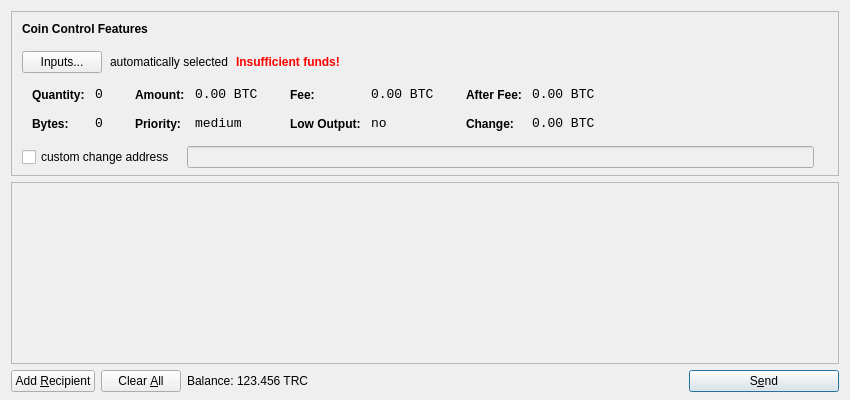
<?xml version="1.0" encoding="UTF-8"?>
<ui version="4.0">
 <class>SendCoinsDialog</class>
 <widget class="QDialog" name="SendCoinsDialog">
  <property name="geometry">
   <rect>
    <x>0</x>
    <y>0</y>
    <width>850</width>
    <height>400</height>
   </rect>
  </property>
  <property name="windowTitle">
   <string>Send Coins</string>
  </property>
  <layout class="QVBoxLayout" name="verticalLayout" stretch="0,1,0">
   <property name="bottomMargin">
    <number>8</number>
   </property>
   <item>
    <widget class="QFrame" name="frameCoinControl">
     <property name="sizePolicy">
      <sizepolicy hsizetype="Expanding" vsizetype="Expanding">
       <horstretch>0</horstretch>
       <verstretch>0</verstretch>
      </sizepolicy>
     </property>
     <property name="maximumSize">
      <size>
       <width>16777215</width>
       <height>16777215</height>
      </size>
     </property>
     <property name="frameShape">
      <enum>QFrame::StyledPanel</enum>
     </property>
     <property name="frameShadow">
      <enum>QFrame::Sunken</enum>
     </property>
     <layout class="QVBoxLayout" name="verticalLayoutCoinControl2">
      <property name="spacing">
       <number>-1</number>
      </property>
      <property name="leftMargin">
       <number>0</number>
      </property>
      <property name="topMargin">
       <number>0</number>
      </property>
      <property name="rightMargin">
       <number>0</number>
      </property>
      <property name="bottomMargin">
       <number>6</number>
      </property>
      <item>
       <layout class="QVBoxLayout" name="verticalLayoutCoinControl" stretch="0,0,0,0,1">
        <property name="spacing">
         <number>0</number>
        </property>
        <property name="leftMargin">
         <number>10</number>
        </property>
        <property name="topMargin">
         <number>10</number>
        </property>
        <item>
         <layout class="QHBoxLayout" name="horizontalLayoutCoinControl1">
          <property name="bottomMargin">
           <number>15</number>
          </property>
          <item>
           <widget class="QLabel" name="labelCoinControlFeatures">
            <property name="sizePolicy">
             <sizepolicy hsizetype="Preferred" vsizetype="Maximum">
              <horstretch>0</horstretch>
              <verstretch>0</verstretch>
             </sizepolicy>
            </property>
            <property name="font">
             <font>
              <weight>75</weight>
              <bold>true</bold>
             </font>
            </property>
            <property name="styleSheet">
             <string notr="true">font-weight:bold;</string>
            </property>
            <property name="text">
             <string>Coin Control Features</string>
            </property>
           </widget>
          </item>
         </layout>
        </item>
        <item>
         <layout class="QHBoxLayout" name="horizontalLayoutCoinControl2" stretch="0,0,0,0">
          <property name="spacing">
           <number>8</number>
          </property>
          <property name="bottomMargin">
           <number>10</number>
          </property>
          <item>
           <widget class="QPushButton" name="pushButtonCoinControl">
            <property name="styleSheet">
             <string notr="true"/>
            </property>
            <property name="text">
             <string>Inputs...</string>
            </property>
           </widget>
          </item>
          <item>
           <widget class="QLabel" name="labelCoinControlAutomaticallySelected">
            <property name="text">
             <string>automatically selected</string>
            </property>
            <property name="margin">
             <number>5</number>
            </property>
           </widget>
          </item>
          <item>
           <widget class="QLabel" name="labelCoinControlInsuffFunds">
            <property name="font">
             <font>
              <weight>75</weight>
              <bold>true</bold>
             </font>
            </property>
            <property name="styleSheet">
             <string notr="true">color:red;font-weight:bold;</string>
            </property>
            <property name="text">
             <string>Insufficient funds!</string>
            </property>
            <property name="margin">
             <number>5</number>
            </property>
           </widget>
          </item>
          <item>
           <spacer name="horizontalSpacerCoinControl">
            <property name="orientation">
             <enum>Qt::Horizontal</enum>
            </property>
            <property name="sizeHint" stdset="0">
             <size>
              <width>40</width>
              <height>1</height>
             </size>
            </property>
           </spacer>
          </item>
         </layout>
        </item>
        <item>
         <widget class="QWidget" name="widgetCoinControl" native="true">
          <property name="sizePolicy">
           <sizepolicy hsizetype="Preferred" vsizetype="Preferred">
            <horstretch>0</horstretch>
            <verstretch>0</verstretch>
           </sizepolicy>
          </property>
          <property name="minimumSize">
           <size>
            <width>0</width>
            <height>0</height>
           </size>
          </property>
          <property name="styleSheet">
           <string notr="true"/>
          </property>
          <layout class="QHBoxLayout" name="horizontalLayoutCoinControl5">
           <property name="margin">
            <number>0</number>
           </property>
           <item>
            <layout class="QHBoxLayout" name="horizontalLayoutCoinControl3" stretch="0,0,0,1">
             <property name="spacing">
              <number>20</number>
             </property>
             <property name="topMargin">
              <number>0</number>
             </property>
             <property name="bottomMargin">
              <number>10</number>
             </property>
             <item>
              <layout class="QFormLayout" name="formLayoutCoinControl1">
               <property name="horizontalSpacing">
                <number>10</number>
               </property>
               <property name="verticalSpacing">
                <number>14</number>
               </property>
               <property name="leftMargin">
                <number>10</number>
               </property>
               <property name="topMargin">
                <number>4</number>
               </property>
               <property name="rightMargin">
                <number>6</number>
               </property>
               <item row="0" column="0">
                <widget class="QLabel" name="labelCoinControlQuantityText">
                 <property name="styleSheet">
                  <string notr="true">font-weight:bold;</string>
                 </property>
                 <property name="text">
                  <string>Quantity:</string>
                 </property>
                 <property name="margin">
                  <number>0</number>
                 </property>
                </widget>
               </item>
               <item row="0" column="1">
                <widget class="QLabel" name="labelCoinControlQuantity">
                 <property name="font">
                  <font>
                   <family>Monospace</family>
                   <pointsize>10</pointsize>
                  </font>
                 </property>
                 <property name="cursor">
                  <cursorShape>IBeamCursor</cursorShape>
                 </property>
                 <property name="contextMenuPolicy">
                  <enum>Qt::ActionsContextMenu</enum>
                 </property>
                 <property name="text">
                  <string notr="true">0</string>
                 </property>
                 <property name="margin">
                  <number>0</number>
                 </property>
                 <property name="textInteractionFlags">
                  <set>Qt::LinksAccessibleByMouse|Qt::TextSelectableByKeyboard|Qt::TextSelectableByMouse</set>
                 </property>
                </widget>
               </item>
               <item row="1" column="0">
                <widget class="QLabel" name="labelCoinControlBytesText">
                 <property name="styleSheet">
                  <string notr="true">font-weight:bold;</string>
                 </property>
                 <property name="text">
                  <string>Bytes:</string>
                 </property>
                </widget>
               </item>
               <item row="1" column="1">
                <widget class="QLabel" name="labelCoinControlBytes">
                 <property name="font">
                  <font>
                   <family>Monospace</family>
                   <pointsize>10</pointsize>
                  </font>
                 </property>
                 <property name="cursor">
                  <cursorShape>IBeamCursor</cursorShape>
                 </property>
                 <property name="contextMenuPolicy">
                  <enum>Qt::ActionsContextMenu</enum>
                 </property>
                 <property name="text">
                  <string notr="true">0</string>
                 </property>
                 <property name="textInteractionFlags">
                  <set>Qt::LinksAccessibleByMouse|Qt::TextSelectableByKeyboard|Qt::TextSelectableByMouse</set>
                 </property>
                </widget>
               </item>
              </layout>
             </item>
             <item>
              <layout class="QFormLayout" name="formLayoutCoinControl2">
               <property name="horizontalSpacing">
                <number>10</number>
               </property>
               <property name="verticalSpacing">
                <number>14</number>
               </property>
               <property name="leftMargin">
                <number>6</number>
               </property>
               <property name="topMargin">
                <number>4</number>
               </property>
               <property name="rightMargin">
                <number>6</number>
               </property>
               <item row="0" column="0">
                <widget class="QLabel" name="labelCoinControlAmountText">
                 <property name="styleSheet">
                  <string notr="true">font-weight:bold;</string>
                 </property>
                 <property name="text">
                  <string>Amount:</string>
                 </property>
                 <property name="margin">
                  <number>0</number>
                 </property>
                </widget>
               </item>
               <item row="0" column="1">
                <widget class="QLabel" name="labelCoinControlAmount">
                 <property name="font">
                  <font>
                   <family>Monospace</family>
                   <pointsize>10</pointsize>
                  </font>
                 </property>
                 <property name="cursor">
                  <cursorShape>IBeamCursor</cursorShape>
                 </property>
                 <property name="contextMenuPolicy">
                  <enum>Qt::ActionsContextMenu</enum>
                 </property>
                 <property name="text">
                  <string notr="true">0.00 BTC</string>
                 </property>
                 <property name="textInteractionFlags">
                  <set>Qt::LinksAccessibleByMouse|Qt::TextSelectableByKeyboard|Qt::TextSelectableByMouse</set>
                 </property>
                </widget>
               </item>
               <item row="1" column="0">
                <widget class="QLabel" name="labelCoinControlPriorityText">
                 <property name="styleSheet">
                  <string notr="true">font-weight:bold;</string>
                 </property>
                 <property name="text">
                  <string>Priority:</string>
                 </property>
                </widget>
               </item>
               <item row="1" column="1">
                <widget class="QLabel" name="labelCoinControlPriority">
                 <property name="font">
                  <font>
                   <family>Monospace</family>
                   <pointsize>10</pointsize>
                  </font>
                 </property>
                 <property name="cursor">
                  <cursorShape>IBeamCursor</cursorShape>
                 </property>
                 <property name="contextMenuPolicy">
                  <enum>Qt::ActionsContextMenu</enum>
                 </property>
                 <property name="text">
                  <string>medium</string>
                 </property>
                 <property name="textInteractionFlags">
                  <set>Qt::LinksAccessibleByMouse|Qt::TextSelectableByKeyboard|Qt::TextSelectableByMouse</set>
                 </property>
                </widget>
               </item>
              </layout>
             </item>
             <item>
              <layout class="QFormLayout" name="formLayoutCoinControl3">
               <property name="horizontalSpacing">
                <number>10</number>
               </property>
               <property name="verticalSpacing">
                <number>14</number>
               </property>
               <property name="leftMargin">
                <number>6</number>
               </property>
               <property name="topMargin">
                <number>4</number>
               </property>
               <property name="rightMargin">
                <number>6</number>
               </property>
               <item row="0" column="0">
                <widget class="QLabel" name="labelCoinControlFeeText">
                 <property name="styleSheet">
                  <string notr="true">font-weight:bold;</string>
                 </property>
                 <property name="text">
                  <string>Fee:</string>
                 </property>
                 <property name="margin">
                  <number>0</number>
                 </property>
                </widget>
               </item>
               <item row="0" column="1">
                <widget class="QLabel" name="labelCoinControlFee">
                 <property name="font">
                  <font>
                   <family>Monospace</family>
                   <pointsize>10</pointsize>
                  </font>
                 </property>
                 <property name="cursor">
                  <cursorShape>IBeamCursor</cursorShape>
                 </property>
                 <property name="contextMenuPolicy">
                  <enum>Qt::ActionsContextMenu</enum>
                 </property>
                 <property name="text">
                  <string notr="true">0.00 BTC</string>
                 </property>
                 <property name="textInteractionFlags">
                  <set>Qt::LinksAccessibleByMouse|Qt::TextSelectableByKeyboard|Qt::TextSelectableByMouse</set>
                 </property>
                </widget>
               </item>
               <item row="1" column="0">
                <widget class="QLabel" name="labelCoinControlLowOutputText">
                 <property name="styleSheet">
                  <string notr="true">font-weight:bold;</string>
                 </property>
                 <property name="text">
                  <string>Low Output:</string>
                 </property>
                </widget>
               </item>
               <item row="1" column="1">
                <widget class="QLabel" name="labelCoinControlLowOutput">
                 <property name="font">
                  <font>
                   <family>Monospace</family>
                   <pointsize>10</pointsize>
                  </font>
                 </property>
                 <property name="cursor">
                  <cursorShape>IBeamCursor</cursorShape>
                 </property>
                 <property name="contextMenuPolicy">
                  <enum>Qt::ActionsContextMenu</enum>
                 </property>
                 <property name="text">
                  <string>no</string>
                 </property>
                 <property name="textInteractionFlags">
                  <set>Qt::LinksAccessibleByMouse|Qt::TextSelectableByKeyboard|Qt::TextSelectableByMouse</set>
                 </property>
                </widget>
               </item>
              </layout>
             </item>
             <item>
              <layout class="QFormLayout" name="formLayoutCoinControl4">
               <property name="horizontalSpacing">
                <number>10</number>
               </property>
               <property name="verticalSpacing">
                <number>14</number>
               </property>
               <property name="leftMargin">
                <number>6</number>
               </property>
               <property name="topMargin">
                <number>4</number>
               </property>
               <property name="rightMargin">
                <number>6</number>
               </property>
               <item row="0" column="0">
                <widget class="QLabel" name="labelCoinControlAfterFeeText">
                 <property name="styleSheet">
                  <string notr="true">font-weight:bold;</string>
                 </property>
                 <property name="text">
                  <string>After Fee:</string>
                 </property>
                 <property name="margin">
                  <number>0</number>
                 </property>
                </widget>
               </item>
               <item row="0" column="1">
                <widget class="QLabel" name="labelCoinControlAfterFee">
                 <property name="font">
                  <font>
                   <family>Monospace</family>
                   <pointsize>10</pointsize>
                  </font>
                 </property>
                 <property name="cursor">
                  <cursorShape>IBeamCursor</cursorShape>
                 </property>
                 <property name="contextMenuPolicy">
                  <enum>Qt::ActionsContextMenu</enum>
                 </property>
                 <property name="text">
                  <string notr="true">0.00 BTC</string>
                 </property>
                 <property name="textInteractionFlags">
                  <set>Qt::LinksAccessibleByMouse|Qt::TextSelectableByKeyboard|Qt::TextSelectableByMouse</set>
                 </property>
                </widget>
               </item>
               <item row="1" column="0">
                <widget class="QLabel" name="labelCoinControlChangeText">
                 <property name="styleSheet">
                  <string notr="true">font-weight:bold;</string>
                 </property>
                 <property name="text">
                  <string>Change:</string>
                 </property>
                </widget>
               </item>
               <item row="1" column="1">
                <widget class="QLabel" name="labelCoinControlChange">
                 <property name="font">
                  <font>
                   <family>Monospace</family>
                   <pointsize>10</pointsize>
                  </font>
                 </property>
                 <property name="cursor">
                  <cursorShape>IBeamCursor</cursorShape>
                 </property>
                 <property name="contextMenuPolicy">
                  <enum>Qt::ActionsContextMenu</enum>
                 </property>
                 <property name="text">
                  <string notr="true">0.00 BTC</string>
                 </property>
                 <property name="textInteractionFlags">
                  <set>Qt::LinksAccessibleByMouse|Qt::TextSelectableByKeyboard|Qt::TextSelectableByMouse</set>
                 </property>
                </widget>
               </item>
              </layout>
             </item>
            </layout>
           </item>
          </layout>
         </widget>
        </item>
        <item>
         <layout class="QHBoxLayout" name="horizontalLayoutCoinControl4" stretch="0,0,0">
          <property name="spacing">
           <number>12</number>
          </property>
          <property name="sizeConstraint">
           <enum>QLayout::SetDefaultConstraint</enum>
          </property>
          <property name="topMargin">
           <number>5</number>
          </property>
          <property name="rightMargin">
           <number>5</number>
          </property>
          <item>
           <widget class="QCheckBox" name="checkBoxCoinControlChange">
            <property name="text">
             <string>custom change address</string>
            </property>
           </widget>
          </item>
          <item>
           <widget class="QLineEdit" name="lineEditCoinControlChange">
            <property name="enabled">
             <bool>false</bool>
            </property>
            <property name="sizePolicy">
             <sizepolicy hsizetype="Expanding" vsizetype="Fixed">
              <horstretch>0</horstretch>
              <verstretch>0</verstretch>
             </sizepolicy>
            </property>
           </widget>
          </item>
          <item>
           <widget class="QLabel" name="labelCoinControlChangeLabel">
            <property name="sizePolicy">
             <sizepolicy hsizetype="Preferred" vsizetype="Expanding">
              <horstretch>0</horstretch>
              <verstretch>0</verstretch>
             </sizepolicy>
            </property>
            <property name="minimumSize">
             <size>
              <width>0</width>
              <height>0</height>
             </size>
            </property>
            <property name="text">
             <string/>
            </property>
            <property name="margin">
             <number>3</number>
            </property>
           </widget>
          </item>
         </layout>
        </item>
        <item>
         <spacer name="verticalSpacerCoinControl">
          <property name="orientation">
           <enum>Qt::Vertical</enum>
          </property>
          <property name="sizeHint" stdset="0">
           <size>
            <width>800</width>
            <height>1</height>
           </size>
          </property>
         </spacer>
        </item>
       </layout>
      </item>
     </layout>
    </widget>
   </item>
   <item>
    <widget class="QScrollArea" name="scrollArea">
     <property name="widgetResizable">
      <bool>true</bool>
     </property>
     <widget class="QWidget" name="scrollAreaWidgetContents">
      <property name="geometry">
       <rect>
        <x>0</x>
        <y>0</y>
        <width>830</width>
        <height>165</height>
       </rect>
      </property>
      <layout class="QVBoxLayout" name="verticalLayout_2">
       <property name="margin">
        <number>0</number>
       </property>
       <item>
        <layout class="QVBoxLayout" name="entries">
         <property name="spacing">
          <number>6</number>
         </property>
        </layout>
       </item>
       <item>
        <spacer name="verticalSpacer">
         <property name="orientation">
          <enum>Qt::Vertical</enum>
         </property>
         <property name="sizeHint" stdset="0">
          <size>
           <width>20</width>
           <height>40</height>
          </size>
         </property>
        </spacer>
       </item>
      </layout>
     </widget>
    </widget>
   </item>
   <item>
    <layout class="QHBoxLayout" name="horizontalLayout">
     <item>
      <widget class="QPushButton" name="addButton">
       <property name="toolTip">
        <string>Send to multiple recipients at once</string>
       </property>
       <property name="text">
        <string>Add &amp;Recipient</string>
       </property>
       <property name="icon">
        <iconset resource="../bitcoin.qrc">
         <normaloff>:/icons/add</normaloff>:/icons/add</iconset>
       </property>
       <property name="autoDefault">
        <bool>false</bool>
       </property>
      </widget>
     </item>
     <item>
      <widget class="QPushButton" name="clearButton">
       <property name="sizePolicy">
        <sizepolicy hsizetype="Minimum" vsizetype="Fixed">
         <horstretch>0</horstretch>
         <verstretch>0</verstretch>
        </sizepolicy>
       </property>
       <property name="toolTip">
        <string>Remove all transaction fields</string>
       </property>
       <property name="text">
        <string>Clear &amp;All</string>
       </property>
       <property name="icon">
        <iconset resource="../bitcoin.qrc">
         <normaloff>:/icons/remove</normaloff>:/icons/remove</iconset>
       </property>
       <property name="autoRepeatDelay">
        <number>300</number>
       </property>
       <property name="autoDefault">
        <bool>false</bool>
       </property>
      </widget>
     </item>
     <item>
      <layout class="QHBoxLayout" name="horizontalLayout_2">
       <property name="spacing">
        <number>3</number>
       </property>
       <item>
        <widget class="QLabel" name="label">
         <property name="text">
          <string>Balance:</string>
         </property>
        </widget>
       </item>
       <item>
        <widget class="QLabel" name="labelBalance">
         <property name="cursor">
          <cursorShape>IBeamCursor</cursorShape>
         </property>
         <property name="text">
          <string>123.456 TRC</string>
         </property>
         <property name="textInteractionFlags">
          <set>Qt::LinksAccessibleByMouse|Qt::TextSelectableByKeyboard|Qt::TextSelectableByMouse</set>
         </property>
        </widget>
       </item>
      </layout>
     </item>
     <item>
      <spacer name="horizontalSpacer">
       <property name="orientation">
        <enum>Qt::Horizontal</enum>
       </property>
       <property name="sizeHint" stdset="0">
        <size>
         <width>40</width>
         <height>20</height>
        </size>
       </property>
      </spacer>
     </item>
     <item>
      <widget class="QPushButton" name="sendButton">
       <property name="minimumSize">
        <size>
         <width>150</width>
         <height>0</height>
        </size>
       </property>
       <property name="toolTip">
        <string>Confirm the send action</string>
       </property>
       <property name="text">
        <string>S&amp;end</string>
       </property>
       <property name="icon">
        <iconset resource="../bitcoin.qrc">
         <normaloff>:/icons/send</normaloff>:/icons/send</iconset>
       </property>
       <property name="default">
        <bool>true</bool>
       </property>
      </widget>
     </item>
    </layout>
   </item>
  </layout>
 </widget>
 <resources>
  <include location="../bitcoin.qrc"/>
 </resources>
 <connections/>
</ui>
